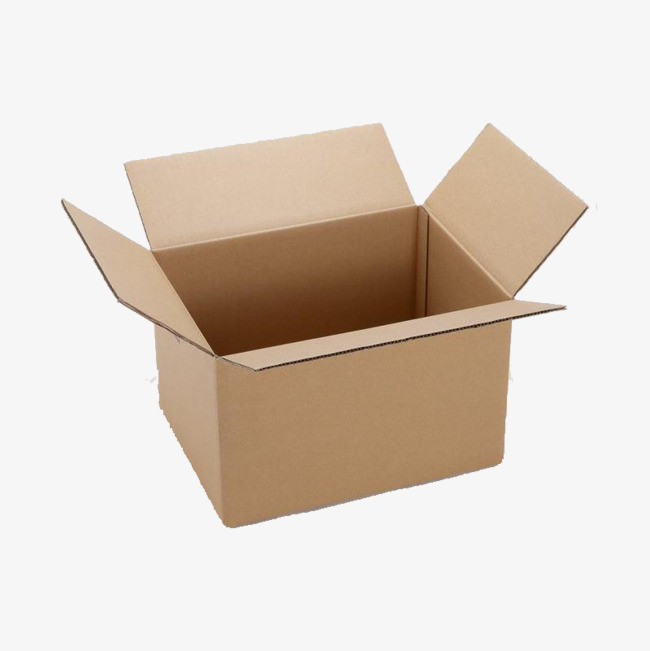
#> input picture box.jpg, 650 x 651 px
$ jupyter execute --allow-errors harris_corners.ipynb
#> lines starting #> are read from the running program, lines starting #| are printed output that depends on the picture
# Keypoint Detection

First, the reading and video lecture associated with this section:
Szeliski 4.1.  [Mubarak Shah's Lecture on Harris Corner detection](https://www.youtube.com/watch?v=S4mMhuLHrsQ&list=UUlOghZ_xkI1km31IeoY-9Bw).

Now that we have the capabililties in hand to run convolution operations on images, producing outputs that have strong responses to a variety of features (edges, for example), we are in a position to start looking for features in the image that might be good to match.  As it turns out, edges aren't good features to match at all, because they have a tendency to look similar all along the edge.  Instead, it's better to try and match corners.  This is the reasoning behind most keypoint detectors, and most panorama stitching applications work in this way.

What defines a corner?  A corner is an object where there are big changes to the image no matter which direction we look.  We can reason about whether a given image patch exhibits this property by looking at a so-called *autocorrelation function*:
$$
E_{ac}(\Delta \mathbf{u}) = \sum_{i} w_i [I(\mathbf{u}_i + \Delta \mathbf{u}) - I(\mathbf{u}_i)]^2
$$
where $I$ is image intensity, $\Delta \mathbf{u}$ is a vector of position change, $w$ is an arbitrary kernel, and the summation is over a neighborhood of pixels.  This expression is a little unwieldly.  We can simplify it by approximating the perturbation term with a first order Taylor Series:
$$
E_{ac}(\Delta \mathbf{u}) = \sum_{i} w_i [I(\mathbf{u}_i) + \nabla I(\mathbf{u}_i) \Delta \mathbf{u} - I(\mathbf{u}_i)]^2.
$$
The two intensity terms cancel, and we're left with an expression that only depends on the gradient of the image (which we already know how to calculate).
$$
E_{ac}(\Delta \mathbf{u}) = \sum_{i} w_i [\nabla I(\mathbf{u}_i) \Delta \mathbf{u}]^2 = \Delta \mathbf{u}^T \mathbf{A} \Delta \mathbf{u},
$$
where we can define the (pixel-wise) auto-correlation matrix:
$$
A = \begin{bmatrix} \sum_i w_i \, \partial_u I_i^2 & \sum_i w_i \;\partial_u I_i \;\partial_v I_i \\
                    \sum_i w_i \; \partial_u I_i \; \partial_v I_i & \sum_i w_i \; \partial_v I_i^2 \end{bmatrix}
                                $$
or more concisely as
$$
A = w \star \begin{bmatrix} \partial_u I^2 & \partial_u I \partial_v I \\
                            \partial_u I \partial_v I & \partial_v I^2 \end{bmatrix}
$$
This matrix has all the information about corners that we need in it.  Specifically, it's telling us the way that auto-correlation changes as we move in different directions.

So given this information, what do we need to know to determine if a particular spot is a corner?  We can determine this by finding the eigenvalues of this matrix, which essentially tells us how much the autocorrelation is changing in the direction of the biggest change (the biggest eigenvalue, which we'll call $\lambda_0$), and also in the direction orthogonal to it (the second eigenvalue $\lambda_1$).  There are three cases that correspond to three possible situations.  First, it could be the case that both $\lambda_0$ and $\lambda_1$ are both very small.  This typically implies that there is not much contrast, and that there is not a corner, or even an edge.  The second case is when $\lambda_0>>\lambda_1$.  This implies that the image is changing alot in one direction, but not much at all in the other direction, which corresponds to an edge.  Finally we have the situation where $\lambda_0$ and $\lambda_1$ are both large and of similar magnitude.  This implies a corner.  The so-called Harris response
$$h(\mathbf u) = \frac{\lambda_0 \lambda_1}{\lambda_0 + \lambda_1}$$
is designed to produce a large value whenever this latter condition is satisfied, and thus will be big for every point that is a corner.

Note that it would be inefficient to actually form the matrix $A$ and solve for eigenvalues at every point on an image.  Instead we can recognize that both the numerator and the denominator in $h(\mathbf{u}$ are matrix invariants: $\lambda_0 \lambda_1 = \mathrm{Det}(\mathbf{A})$ and $\lambda_0 + \lambda_1 = \mathrm{Tr}(\mathbf{A})$.  Thus we get some pretty easy discrete formulas:
$$
H = [I_{uu} \circ I_{vv} - I_{uv}\circ I_{uv}] \oslash [I_{uu} + I_{vv}],
$$
where $H$ is the pixel-wise Harris response and
$$
I_{uu} = w \star [I_u \circ I_u]
$$
$$
I_{vv} = w \star [I_v \circ I_v]
$$
$$
I_{uv} = w \star [I_u \circ I_v]
$$
and $\circ$ and $\oslash$ are elementwise multiplication and division (you will sometimes hear these operations referred to as the Hadamard product and Hadamard division).

Lastly, we need to make a choice regarding our discrete convolution kernel $w$.  Empirical studies have shown that a good choice is to use a Gaussian kernel with $\sigma=2$.  This effectively smooths the computation of the gradient over several pixels, so that small scale noise in the image does not produce spurious corners.

**Write a function that computes the Harris response over an arbitrary image.  Test this function on two images: first, on the image of a chess-board that is included in this repo.  Second, test it on an image of your choosing.  Does your code produce the expected result of large Harris response at features that could qualitatively be described as corners?**

[cell 1]
import numpy as np
import matplotlib.pyplot as plt
#> (the rest of this cell did not finish here and is left out)

[cell 2]
def convolve(g,h):
    im_out = np.zeros_like(g)
    u, v = g.shape[0], g.shape[1]
    h_off = int((h.shape[0]-1)/2)


    for x in range(h_off,u-h_off):
        for y in range(h_off,v-h_off):
            im_sub = g[x-h_off:x+h_off+1, y-h_off:y+h_off+1]
            val = np.sum(im_sub*h)
            im_out[x, y] = val

    return im_out

[cell 3]
def gaussian(h_size, sigma):
    out = np.zeros((h_size, h_size))
    h_off = h_size // 2
    for j in range(h_size):
        for k in range(h_size):
            m, n = j - h_off, k - h_off
            out[j, k] = np.exp(-(m*m + n*n)/(2*sigma*sigma))

    return out/out.sum()

[cell 4]
def harris(im):
    gauss = gaussian(7, 2)
    sobel = np.array([[-1, 0, 1], [-2, 0, 2], [-1, 0, 1]])
    grad_u = convolve(im, sobel)
    grad_v = convolve(im, sobel.T)
    I_uu = convolve(grad_u*grad_u, gauss)
    I_vv = convolve(grad_v*grad_v, gauss)
    I_uv = convolve(grad_u*grad_v, gauss)
    H = (I_uu * I_vv - I_uv * I_uv) / (I_uu + I_vv + 1e-5)

    return H

#> (a cell that did not finish here is left out)

[cell 6]
img_color = plt.imread('box.jpg')
#> img_color is the input picture: shape (651, 650, 3); mean R, G, B 223.2, 212.9, 203.1
im = img_color.mean(axis=2)
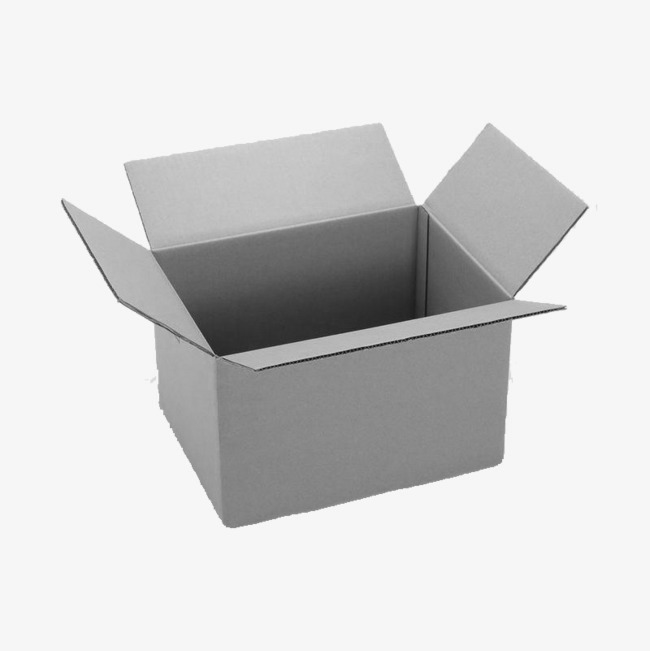
#> im: shape (651, 650) float64; min 11.67, max 254.3, mean 213.1

H = harris(im)
#> after the loop in convolve, `for x in range(h_off,u-h_off):`:
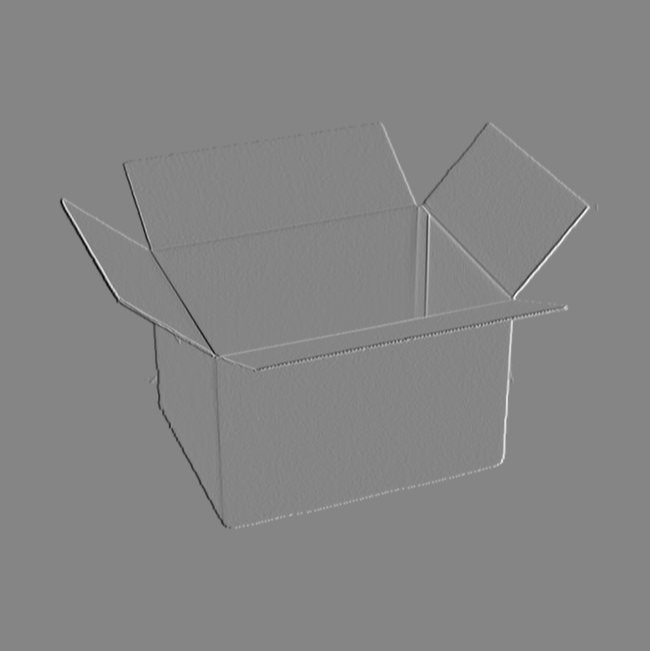
#> im_out: shape (651, 650) float64; min -581, max 529.7, mean 0; drawn with min black and max white
#> after the loop in convolve (call 2), `for x in range(h_off,u-h_off):`:
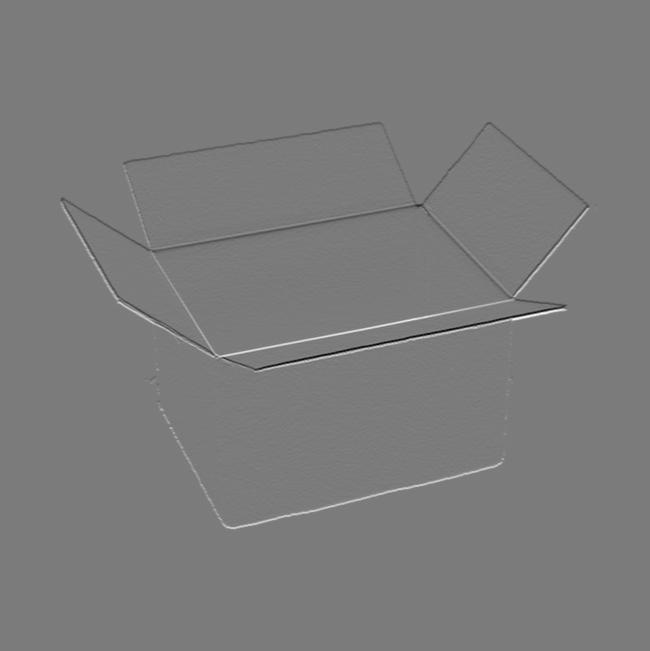
#> im_out: shape (651, 650) float64; min -684.3, max 725, mean 0; drawn with min black and max white
#> after the loop in convolve (call 3), `for x in range(h_off,u-h_off):`:
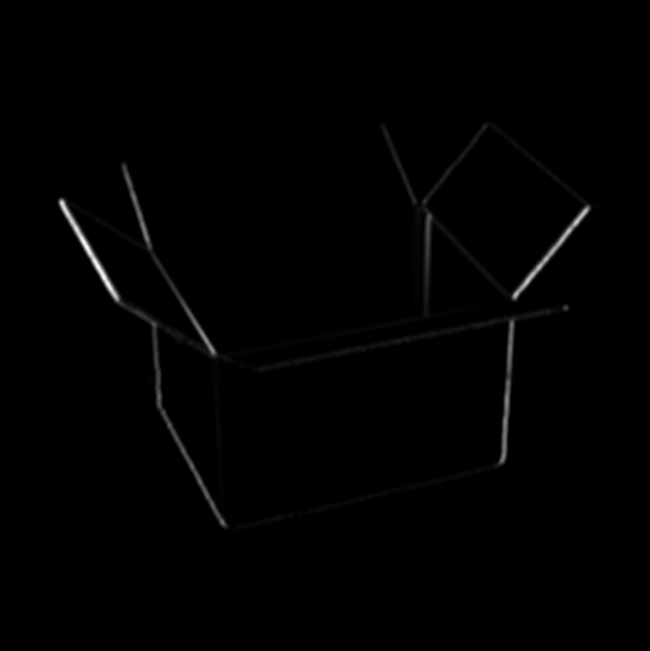
#> im_out: shape (651, 650) float64; min 0, max 108960.4, mean 694.3; drawn with min black and max white
#> after the loop in convolve (call 4), `for x in range(h_off,u-h_off):`:
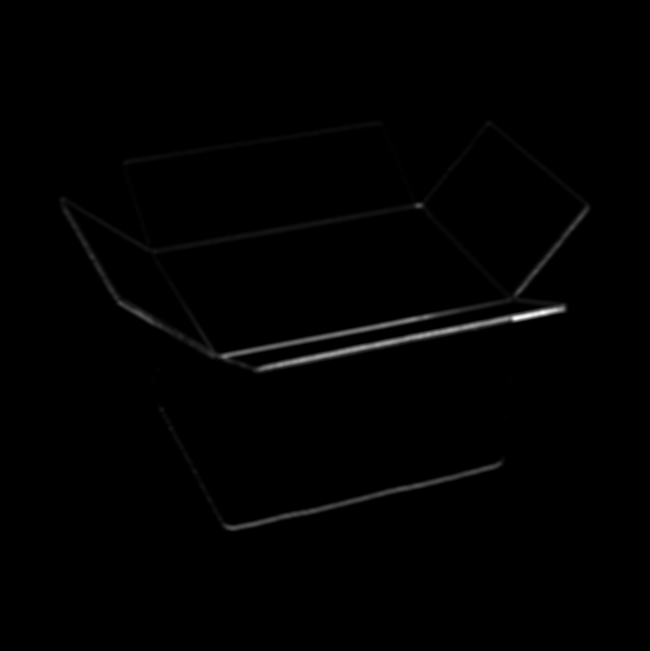
#> im_out: shape (651, 650) float64; min 0, max 207247.9, mean 1400.4; drawn with min black and max white

fig, ax = plt.subplots(1, 2, figsize=(12, 8))
ax[0].imshow(im, cmap='gray')
ax[1].imshow(H, cmap='viridis')
plt.show()

Ultimately, what we want to do with this is to create a set of discrete points $(u,v)$ that we can match between images.  These points should correspond to local maxima in the Harris response.  **Given a Harris response matrix, write a function that extracts local maxima, and outputs an array of their coordinates**.  This can be done relatively easily via *non-linear* filtering: loop through all of the pixels in the Harris response, and determine if that pixel is the largest in its neighborhood.  If so, then it's a local maximum.

[cell 7]
def loc_max(H):
    v_coords = []
    u_coords = []

    for v in range(1,H.shape[0]-2):
        for u in range(1,H.shape[1]-2):
            if H[v, u] > H[v-1,u-1] and H[v-1, u] and H[v-1,u+1] and H[v,u-1] and H[v,u+1] and H[v+1,u+1] and H[v+1, u] and H[v+1,u+1]:
                v_coords.append(v)
                u_coords.append(u)
    max_coords = np.zeros((len(v_coords), 2))
    max_coords[:, 0] = u_coords
    max_coords[:, 1] = v_coords

    return max_coords

[cell 8]
max_coords = loc_max(H)
#> max_coords = 76557 pairs, first value 53 to 602, second value 117 to 538
len(max_coords)
#> Out = 76557

[cell 9]
H.shape[0]*H.shape[1]
#> Out = 423150
